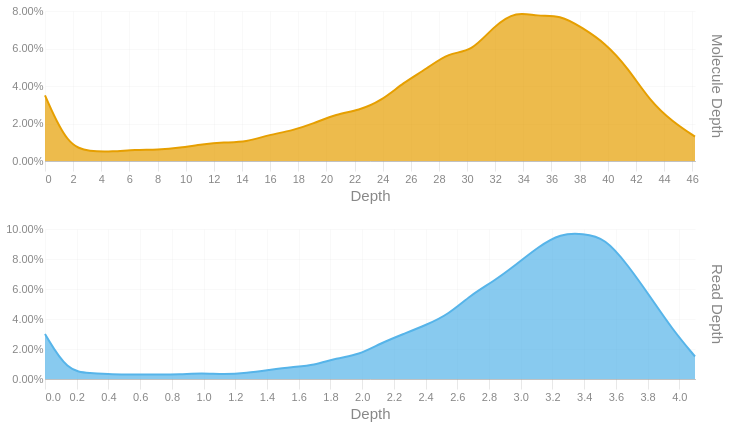

Here is the notebook cell this chart was saved with:
### Code cell
readdep = depth_hist(tb['Read Depth'], q99, 3)
readdep = readdep.with_columns(pl.lit('Read Depth').alias('Metric'))
if not SKIPLR:
    moldep = depth_hist(tb['Molecule Depth'], mol_q99, 1)
    moldep = moldep.with_columns(pl.lit('Molecule Depth').alias('Metric'))
    _hist = pl.concat([readdep, moldep])
    _hist = _hist.filter(pl.col('Proportion') != 0)
    with SafeRender(_hist):
        (
            alt.Chart(_hist)        
            .mark_area(interpolate = "basis")
            .encode(
                x=alt.X('Bin:Q').scale(domainMin=0).axis(alt.Axis(title='Depth')),
                y = alt.Y('Proportion:Q', title = None).axis(format = '.2%'),
                color = alt.Color('Metric:N').legend(None),
                row = alt.Row("Metric:N").header(title = None, labelOrient = 'right'),
                tooltip = [
                    alt.Tooltip("Metric:N", title = "Metric"),
                    alt.Tooltip('Interval:N', title = "Depth Interval"),
                    alt.Tooltip('Proportion:Q', title = "% Alignments").format('.2%')
                ]
            )
            .resolve_scale(x='independent', y='independent')
            .properties(
                height = 150, width = 650,
                usermeta={'embedOptions': {'downloadFileName': f'{samplename}.depth.hist'}}
            )
        ).display()
else:
    readdep = readdep.filter(pl.col('Proportion') != 0)
    with SafeRender(readdep):
        (
            alt.Chart(readdep)        
            .mark_area(interpolate = "basis")
            .encode(
                x=alt.X('Bin:Q').scale(domainMin=0).axis(alt.Axis(title='Depth')),
                y = alt.Y('Proportion:Q', title = None).axis(format = '.2%'),
                tooltip = [
                    alt.Tooltip('Interval:N', title = "Depth Interval"),
                    alt.Tooltip('Proportion:Q', title = "% Alignments").format('.2%')
                ]
            )
            .properties(
                usermeta={'embedOptions': {'downloadFileName': f'{samplename}.depth.hist'}}
            )
        ).display()

### Figure 1 — Vega-Lite specification as saved in the notebook (floating-point values rounded to 4 significant figures)
{"width": 650, "height": 150, "config": {"title": {"anchor": "start", "dy": -15, "fontSize": 18, "color": "#888888", "subtitleColor": "#888888", "subtitleFontSize": 14}, "arc": {"fill": "#0072B2"}, "axis": {"domainColor": "#888888", "domainWidth": 0.5, "gridWidth": 0.2, "grid": false, "titleFontWeight": 400, "titleFontSize": 15, "labelFontSize": 11, "labelColor": "#888888", "tickColor": "#888888", "tickWidth": 0.2, "titleColor": "#888888"}, "axisBand": {"grid": false}, "axisX": {"grid": true, "tickSize": 10, "domainCap": "round"}, "axisY": {"domain": false, "grid": true, "tickSize": 0, "domainCap": "round"}, "background": "transparent", "header": {"labelFontSize": 15, "labelColor": "#888888", "titleFontSize": 15, "titleFontWeight": 600, "titleColor": "#888888"}, "legend": {"labelFont": "sans-serif", "labelFontSize": 12, "labelColor": "#888888", "symbolSize": 100, "symbolType": "circle", "titleFontSize": 12, "titlePadding": 10, "titleColor": "#888888", "title": null}, "range": {"category": ["#E69F00", "#56B4E9", "#009E73", "#F0E442", "#0072B2", "#D55E00", "#CC79A7", "#000000"], "diverging": ["#cfe8f3", "#a2d4ec", "#73bfe2", "#46abdb", "#1696d2", "#12719e"]}, "area": {"fill": "#0072B2", "fillOpacity": 0.7, "line": true, "strokeOpacity": 0.7}, "line": {"color": "#0072B2", "stroke": "#0072B2", "strokeWidth": 2}, "trail": {"color": "#0072B2", "stroke": "#0072B2", "strokeWidth": 0, "size": 1}, "point": {"filled": true, "fillOpacity": 1.0, "size": 95}, "text": {"color": "#888888", "fontSize": 11, "align": "right", "fontWeight": 400, "size": 11}, "bar": {"fill": "#0072B2", "stroke": null}, "view": {"stroke": null, "continuousWidth": 660, "continuousHeight": 400}}, "data": {"name": "data-1ab501a1d2240acd9f7afef4a0e7d252"}, "mark": {"type": "area", "interpolate": "basis"}, "encoding": {"color": {"field": "Metric", "legend": null, "type": "nominal"}, "row": {"field": "Metric", "header": {"title": null, "labelOrient": "right"}, "type": "nominal"}, "tooltip": [{"field": "Metric", "title": "Metric", "type": "nominal"}, {"field": "Interval", "title": "Depth Interval", "type": "nominal"}, {"field": "Proportion", "format": ".2%", "title": "% Alignments", "type": "quantitative"}], "x": {"axis": {"title": "Depth"}, "field": "Bin", "scale": {"domainMin": 0}, "type": "quantitative"}, "y": {"axis": {"format": ".2%"}, "field": "Proportion", "title": null, "type": "quantitative"}}, "resolve": {"scale": {"x": "independent", "y": "independent"}}, "usermeta": {"embedOptions": {"downloadFileName": "S6_Kennetcook_3569.depth.hist"}}, "$schema": "https://vega.github.io/schema/vega-lite/v6.1.0.json", "datasets": {"data-1ab501a1d2240acd9f7afef4a0e7d252": [{"Bin": 0.0, "Interval": "0.0-0.141", "Proportion": 0.03, "Metric": "Read Depth"}, {"Bin": 0.141, "Interval": "0.141-0.283", "Proportion": 0.005, "Metric": "Read Depth"}, {"Bin": 0.283, "Interval": "0.283-0.424", "Proportion": 0.004, "Metric": "Read Depth"}, {"Bin": 0.424, "Interval": "0.424-0.565", "Proportion": 0.003, "Metric": "Read Depth"}, {"Bin": 0.565, "Interval": "0.565-0.707", "Proportion": 0.003, "Metric": "Read Depth"}, {"Bin": 0.707, "Interval": "0.707-0.848", "Proportion": 0.003, "Metric": "Read Depth"}, {"Bin": 0.848, "Interval": "0.848-0.989", "Proportion": 0.003, "Metric": "Read Depth"}, {"Bin": 0.989, "Interval": "0.989-1.131", "Proportion": 0.004, "Metric": "Read Depth"}, {"Bin": 1.131, "Interval": "1.131-1.272", "Proportion": 0.003, "Metric": "Read Depth"}, {"Bin": 1.272, "Interval": "1.272-1.413", "Proportion": 0.004, "Metric": "Read Depth"}, {"Bin": 1.413, "Interval": "1.413-1.555", "Proportion": 0.006, "Metric": "Read Depth"}, {"Bin": 1.555, "Interval": "1.555-1.696", "Proportion": 0.008, "Metric": "Read Depth"}, {"Bin": 1.696, "Interval": "1.696-1.837", "Proportion": 0.009, "Metric": "Read Depth"}, {"Bin": 1.837, "Interval": "1.837-1.979", "Proportion": 0.014, "Metric": "Read Depth"}, {"Bin": 1.979, "Interval": "1.979-2.12", "Proportion": 0.016, "Metric": "Read Depth"}, {"Bin": 2.12, "Interval": "2.12-2.261", "Proportion": 0.024, "Metric": "Read Depth"}, {"Bin": 2.261, "Interval": "2.261-2.403", "Proportion": 0.03, "Metric": "Read Depth"}, {"Bin": 2.403, "Interval": "2.403-2.544", "Proportion": 0.036, "Metric": "Read Depth"}, {"Bin": 2.544, "Interval": "2.544-2.685", "Proportion": 0.043, "Metric": "Read Depth"}, {"Bin": 2.685, "Interval": "2.685-2.827", "Proportion": 0.056, "Metric": "Read Depth"}, {"Bin": 2.827, "Interval": "2.827-2.968", "Proportion": 0.065, "Metric": "Read Depth"}, {"Bin": 2.968, "Interval": "2.968-3.109", "Proportion": 0.076, "Metric": "Read Depth"}, {"Bin": 3.109, "Interval": "3.109-3.251", "Proportion": 0.088, "Metric": "Read Depth"}, {"Bin": 3.251, "Interval": "3.251-3.392", "Proportion": 0.097, "Metric": "Read Depth"}, {"Bin": 3.392, "Interval": "3.392-3.533", "Proportion": 0.097, "Metric": "Read Depth"}, {"Bin": 3.533, "Interval": "3.533-3.675", "Proportion": 0.094, "Metric": "Read Depth"}, {"Bin": 3.675, "Interval": "3.675-3.816", "Proportion": 0.076, "Metric": "Read Depth"}, {"Bin": 3.816, "Interval": "3.816-3.957", "Proportion": 0.055, "Metric": "Read Depth"}, {"Bin": 3.957, "Interval": "3.957-4.099", "Proportion": 0.033, "Metric": "Read Depth"}, {"Bin": 4.099, "Interval": "4.099-4.24", "Proportion": 0.015, "Metric": "Read Depth"}, {"Bin": 0.0, "Interval": "0.0-1.6", "Proportion": 0.035, "Metric": "Molecule Depth"}, {"Bin": 1.6, "Interval": "1.6-3.2", "Proportion": 0.008, "Metric": "Molecule Depth"}, {"Bin": 3.2, "Interval": "3.2-4.8", "Proportion": 0.005, "Metric": "Molecule Depth"}, {"Bin": 4.8, "Interval": "4.8-6.4", "Proportion": 0.005, "Metric": "Molecule Depth"}, {"Bin": 6.4, "Interval": "6.4-8.0", "Proportion": 0.006, "Metric": "Molecule Depth"}, {"Bin": 8.0, "Interval": "8.0-9.6", "Proportion": 0.006, "Metric": "Molecule Depth"}, {"Bin": 9.6, "Interval": "9.6-11.2", "Proportion": 0.007, "Metric": "Molecule Depth"}, {"Bin": 11.2, "Interval": "11.2-12.7", "Proportion": 0.009, "Metric": "Molecule Depth"}, {"Bin": 12.7, "Interval": "12.7-14.3", "Proportion": 0.01, "Metric": "Molecule Depth"}, {"Bin": 14.3, "Interval": "14.3-15.9", "Proportion": 0.01, "Metric": "Molecule Depth"}, {"Bin": 15.9, "Interval": "15.9-17.5", "Proportion": 0.014, "Metric": "Molecule Depth"}, {"Bin": 17.5, "Interval": "17.5-19.1", "Proportion": 0.016, "Metric": "Molecule Depth"}, {"Bin": 19.1, "Interval": "19.1-20.7", "Proportion": 0.02, "Metric": "Molecule Depth"}, {"Bin": 20.7, "Interval": "20.7-22.3", "Proportion": 0.025, "Metric": "Molecule Depth"}, {"Bin": 22.3, "Interval": "22.3-23.9", "Proportion": 0.027, "Metric": "Molecule Depth"}, {"Bin": 23.9, "Interval": "23.9-25.5", "Proportion": 0.032, "Metric": "Molecule Depth"}, {"Bin": 25.5, "Interval": "25.5-27.1", "Proportion": 0.042, "Metric": "Molecule Depth"}, {"Bin": 27.1, "Interval": "27.1-28.7", "Proportion": 0.049, "Metric": "Molecule Depth"}, {"Bin": 28.7, "Interval": "28.7-30.3", "Proportion": 0.058, "Metric": "Molecule Depth"}, {"Bin": 30.3, "Interval": "30.3-31.9", "Proportion": 0.058, "Metric": "Molecule Depth"}, {"Bin": 31.9, "Interval": "31.9-33.5", "Proportion": 0.072, "Metric": "Molecule Depth"}, {"Bin": 33.5, "Interval": "33.5-35.0", "Proportion": 0.08, "Metric": "Molecule Depth"}, {"Bin": 35.0, "Interval": "35.0-36.6", "Proportion": 0.077, "Metric": "Molecule Depth"}, {"Bin": 36.6, "Interval": "36.6-38.2", "Proportion": 0.078, "Metric": "Molecule Depth"}, {"Bin": 38.2, "Interval": "38.2-39.8", "Proportion": 0.071, "Metric": "Molecule Depth"}, {"Bin": 39.8, "Interval": "39.8-41.4", "Proportion": 0.063, "Metric": "Molecule Depth"}, {"Bin": 41.4, "Interval": "41.4-43.0", "Proportion": 0.05, "Metric": "Molecule Depth"}, {"Bin": 43.0, "Interval": "43.0-44.6", "Proportion": 0.032, "Metric": "Molecule Depth"}, {"Bin": 44.6, "Interval": "44.6-46.2", "Proportion": 0.021, "Metric": "Molecule Depth"}, {"Bin": 46.2, "Interval": "46.2-47.79", "Proportion": 0.013, "Metric": "Molecule Depth"}]}}
